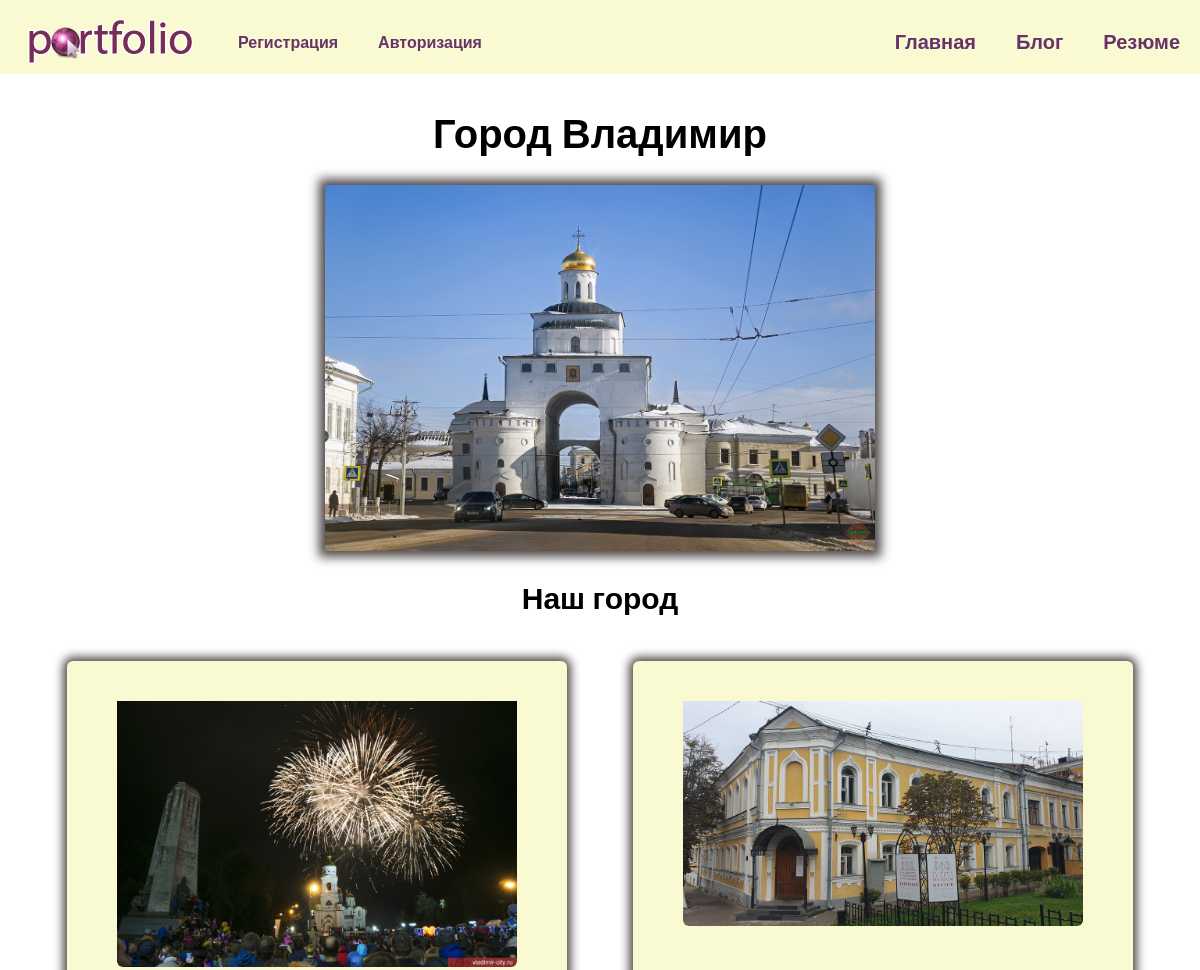
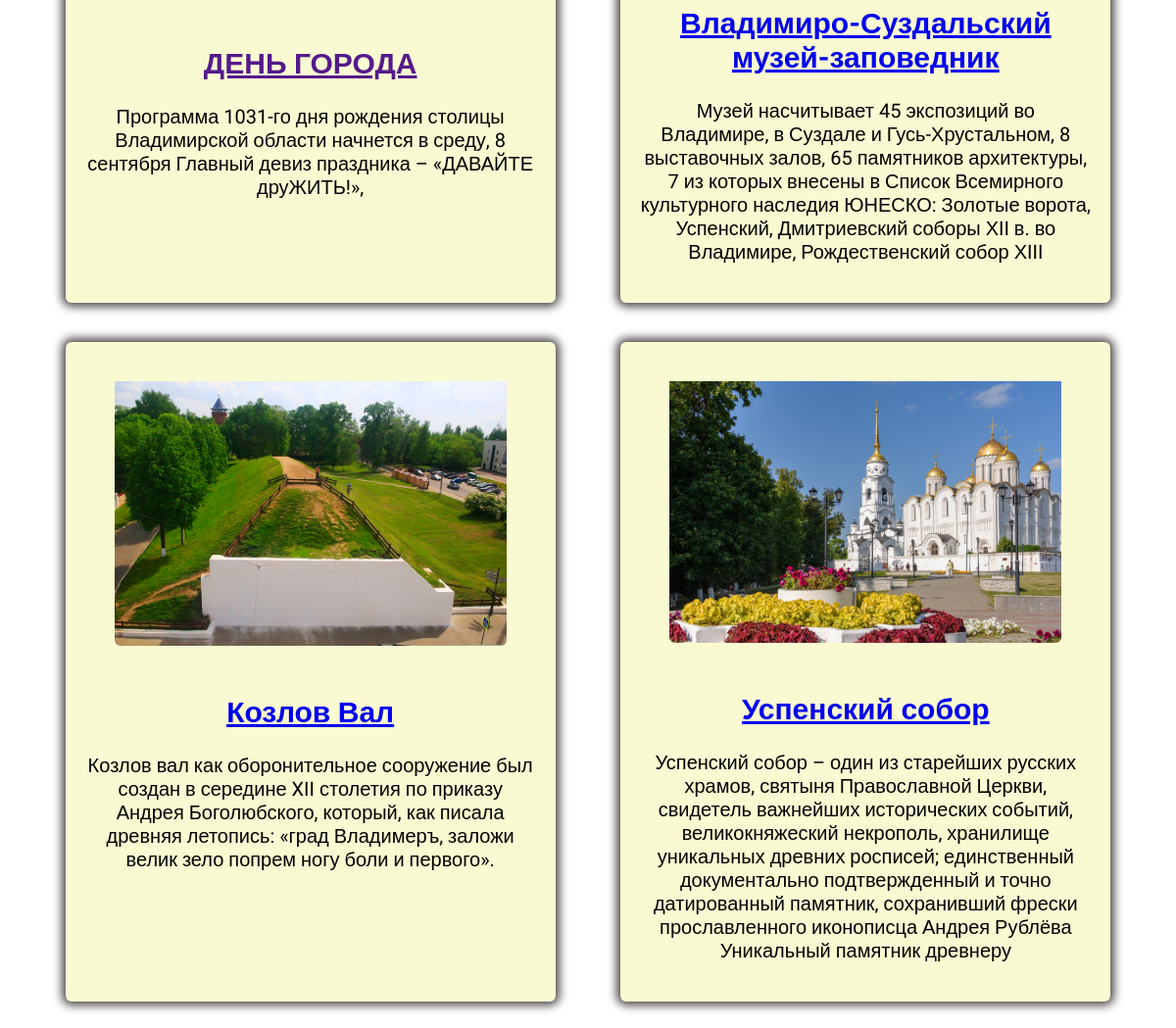
The page / on the database its author committed (2 pictures, top to bottom).
### CityVladimir/models.py (models this page shows, shortened)
class MyCity(models.Model):
    title = models.CharField(max_length=100)
    description = models.CharField(max_length=350)
    image = models.ImageField(upload_to='cityVladimir/images/')
    url = models.URLField(blank=True)

### CityVladimir/views.py (the view)
# urls.py: path('', views.index, name='index'),
def index(request):
    city = MyCity.objects.all()
    return render(request, 'CityVladimir/index.html', {'city': city})

### CityVladimir/templates/CityVladimir/index.html
{% extends 'CityVladimir/base.html' %}
{% load static %}
{% block content %}
<h1>Город Владимир</h1>
<div class="himg">
    <img src="{% static 'images/7029.jpg' %}">
</div>
<h2>Наш город</h2>
<div class="block">
    {% for p in city %}
    <div class="element">
        <div class="img"><img src="{{p.image.url}}" alt=""></div>
        <div class="text">
            <h2><a href="{{p.url}}" target="_blank">{{p.title}}</a></h2>
            <p>{{p.description}}</p>
        </div>
    </div>
    {% endfor %}
</div>
{% endblock %}

### CityVladimir/templates/CityVladimir/base.html (shortened to what this page needs)
<!DOCTYPE html>
{% load static %}
<html lang="en">
<head>
    <link rel="stylesheet" href="{% static 'css/style.css' %}">
</head>
<div class="menu">
    <div class="wrap">
        <div class="logo">
            <a href="{% url 'index'%}"><img src="{% static 'images/logo.png'%}" alt=""></a>
            <li><a href="{% url 'create_user' %}">Регистрация</a></li>
            <li><a href="{% url 'loginuser' %}">Авторизация</a></li>
        </div>
        <ul>
            <li><a href="{% url 'index' %}">Главная</a></li>
            <li><a href="{% url 'blog:bl' %}">Блог</a></li>
            <li><a href="{% static 'image/resume.pdf'%}" target="_blank">Резюме</a></li>
        </ul>
    </div>
</div>
<body>
    <div class="content">
        <div class="wrap">
            {% block content %}
            {% endblock %}
        </div>
    </div>
</body>
</html>

### CityVladimir/static/css/style.css (style rules this page uses)
body { background-color: #ffffff; font-family: 'Roboto', sans-serif; padding: 0; margin: 0; }
.wrap { max-width: 1350px; margin: 0 auto; padding: 10px 20px 0 20px; box-sizing: border-box; }
.logo { display: flex; justify-content: center; align-items: center; }
.logo li { list-style: none; }
.block { display: flex; flex-wrap: wrap; justify-content: space-evenly; margin-bottom: 60px; }
.element { background-color: lightgoldenrodyellow; margin: 20px; box-shadow: 0 0 10px 4px rgb(80, 74, 74); border-radius: 6px; }
.text { width: 500px; padding: 20px; box-sizing: border-box; text-align: center; }
.block img { max-width: 360px; }
.content .wrap { text-align: center; font-size: 20px; }
.img img { padding-top: 40px; border-radius: 6px; max-width: 400px; box-sizing: border-box; }
.himg img { max-width: 550px; box-shadow: 0 0 10px 6px rgb(80, 74, 74); }
.menu { margin: 0 auto; background-color: lightgoldenrodyellow; position: sticky; top: 0; }
.menu .wrap { display: flex; justify-content: space-between; flex-wrap: wrap; align-items: center; }
.menu a { text-decoration: none; font-weight: bold; color: #663366; }
.menu ul { list-style: none; display: flex; font-size: 20px; }
.menu li { margin-left: 40px; }

### rows shown on the page
MyCity: image (picture), title "ДЕНЬ ГОРОДА", description "Программа 1031-го дня рождения столицы Владимирской области начнется в среду, 8 сентября Главный девиз праздника – «ДАВАЙТЕ друЖИТЬ!»,"
MyCity: image (picture), title "Владимиро-Суздальский музей-заповедник", description "Музей насчитывает 45 экспозиций во Владимире, в Суздале и Гусь-Хрустальном, 8 выставочных залов, 65 памятников архитектуры, 7 из которых внесены в Список Всемирного культурного наследия ЮНЕСКО: Золотые ворота, Успенский, Дмитриевский соборы ХII в. во Владимире, Рождественский собор ХIII"
MyCity: image (picture), title "Козлов Вал", description "Козлов вал как оборонительное сооружение был создан в середине XII столетия по приказу Андрея Боголюбского, который, как писала древняя летопись: «град Владимеръ, заложи велик зело попрем ногу боли и первого»."
MyCity: image (picture), title "Успенский собор", description "Успенский собор – один из старейших русских храмов, святыня Православной Церкви, свидетель важнейших исторических событий, великокняжеский некрополь, хранилище уникальных древних росписей; единственный документально подтвержденный и точно датированный памятник, сохранивший фрески прославленного иконописца Андрея Рублёва Уникальный памятник древнеру"
